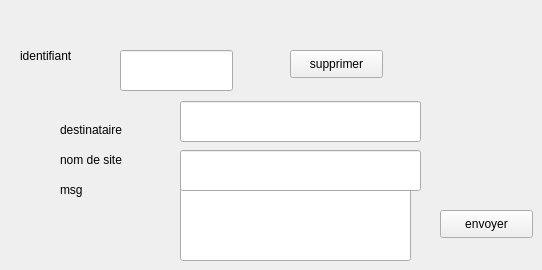
      <widget class="QWidget" name="tab_20">
       <attribute name="title">
        <string>supprimer site</string>
       </attribute>
       <widget class="QLineEdit" name="leid_supp">
        <property name="geometry">
         <rect>
          <x>120</x>
          <y>50</y>
          <width>113</width>
          <height>41</height>
         </rect>
        </property>
       </widget>
       <widget class="QLabel" name="label_42">
        <property name="geometry">
         <rect>
          <x>20</x>
          <y>46</y>
          <width>71</width>
          <height>20</height>
         </rect>
        </property>
        <property name="text">
         <string>identifiant</string>
        </property>
       </widget>
       <widget class="QPushButton" name="pb_supprimer">
        <property name="geometry">
         <rect>
          <x>290</x>
          <y>50</y>
          <width>93</width>
          <height>28</height>
         </rect>
        </property>
        <property name="text">
         <string>supprimer</string>
        </property>
       </widget>
       <widget class="QLabel" name="label_43">
        <property name="geometry">
         <rect>
          <x>60</x>
          <y>120</y>
          <width>81</width>
          <height>20</height>
         </rect>
        </property>
        <property name="text">
         <string>destinataire</string>
        </property>
       </widget>
       <widget class="QLabel" name="label_44">
        <property name="geometry">
         <rect>
          <x>60</x>
          <y>180</y>
          <width>56</width>
          <height>20</height>
         </rect>
        </property>
        <property name="text">
         <string>msg </string>
        </property>
       </widget>
       <widget class="QLineEdit" name="leid_supp_4">
        <property name="geometry">
         <rect>
          <x>180</x>
          <y>101</y>
          <width>241</width>
          <height>41</height>
         </rect>
        </property>
       </widget>
       <widget class="QLineEdit" name="leid_supp_5">
        <property name="geometry">
         <rect>
          <x>180</x>
          <y>180</y>
          <width>231</width>
          <height>81</height>
         </rect>
        </property>
       </widget>
       <widget class="QLineEdit" name="leid_supp_6">
        <property name="geometry">
         <rect>
          <x>180</x>
          <y>150</y>
          <width>241</width>
          <height>41</height>
         </rect>
        </property>
       </widget>
       <widget class="QLabel" name="label_45">
        <property name="geometry">
         <rect>
          <x>60</x>
          <y>150</y>
          <width>81</width>
          <height>20</height>
         </rect>
        </property>
        <property name="text">
         <string>nom de site</string>
        </property>
       </widget>
       <widget class="QPushButton" name="pb_supprimer_4">
        <property name="geometry">
         <rect>
          <x>440</x>
          <y>210</y>
          <width>93</width>
          <height>28</height>
         </rect>
        </property>
        <property name="text">
         <string>envoyer</string>
        </property>
       </widget>
      </widget>
